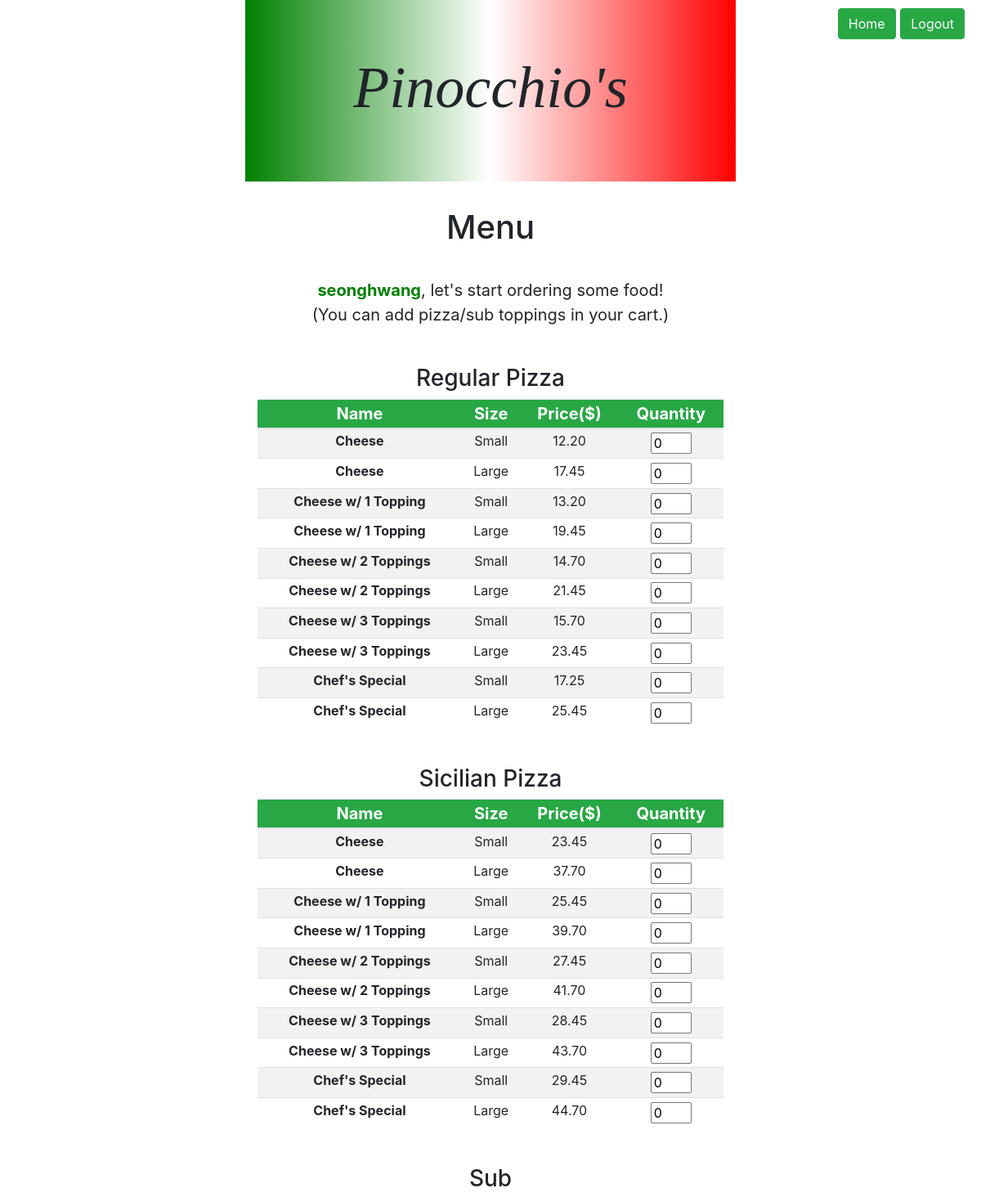
/menu (signed in, upper part), run on the app's committed database.
### orders/models.py (models this page shows, shortened)
class Menu(models.Model):
    FOOD_CHOICES = (
        ('RegularPizza', 'Regular Pizza'),
        ('SicilianPizza', 'Sicilian Pizza'),
        ("Sub", 'Sub'),
        ("Salad", 'Salad'),
        ("Pasta", 'Pasta'),
        ("DinnerPlatter", 'Dinner Platter'),
        ("PizzaTopping", 'Pizza Topping'),
        ("SubTopping", 'Sub Topping')
    )
    SIZE_CHOICES = (
        ("Small", "Small"),
        ("Large", "Large")
    )
    category = models.CharField(max_length=20, choices=FOOD_CHOICES)
    name = models.CharField(max_length=200)
    size = models.CharField(max_length=6, choices=SIZE_CHOICES, null=True, blank=True)
    price = models.DecimalField(max_digits=5, decimal_places=2)

### orders/views.py (the view)
# urls.py: path("menu", views.menu_view, name="menu"),
def menu_view(request):
    if not request.user.is_authenticated:
        return render(request, "orders/index.html")
    elif request.user.is_superuser:
        return HttpResponseRedirect(reverse("index"))
    else:
        context = {
            "user": request.user,
            "menu": Menu.objects.all()
        }
        return render(request, "orders/menu.html", context)

### orders/templates/orders/menu.html (shortened to what this page needs)
{% extends "orders/base.html" %}
 {% block heading %}
    Menu
 {% endblock %}
{% block body %}
<ul>
    <li><span style="color: green"><b>{{ user.username }}</b></span>, let's start ordering some food!</li>
    <li>(You can add pizza/sub toppings in your cart.)</li><br>
</ul>
<form action="{% url 'addtocart' %}" method="post">
<h3>Regular Pizza</h3>
<table class="table table-sm table-striped">
  <thead class="bg-success">
    <tr>
      <th scope="col">Name</th>
      <th scope="col">Size</th>
      <th scope="col">Price($)</th>
      <th scope="col">Quantity</th>
    </tr>
  </thead>
  <tbody>
    {% for regpizza in menu %}
    {% if regpizza.category == "RegularPizza" %}
    <tr>
        <th scope="row">{{ regpizza.name }}</th>
        <td>{{ regpizza.size }}</td>
        <td>{{ regpizza.price }}</td>
        <td><input name="{{ regpizza.id }}" type="number" value ="0" min="0" style="width:50px"></td>
    </tr>
        {% endif %}
        {% endfor %}
  </tbody>
</table><br>
<h3>Sicilian Pizza</h3>
<table class="table table-sm table-striped">
  <thead class="bg-success">
    <tr>
      <th scope="col">Name</th>
      <th scope="col">Size</th>
      <th scope="col">Price($)</th>
      <th scope="col">Quantity</th>
    </tr>
  </thead>
  <tbody>
    {% for sicpizza in menu %}
    {% if sicpizza.category == "SicilianPizza" %}
    <tr>
        <th scope="row">{{ sicpizza.name }}</th>
        <td>{{ sicpizza.size }}</td>
        <td>{{ sicpizza.price }}</td>
        <td><input name="{{ sicpizza.id }}" type="number" value ="0" min="0" style="width:50px"></td>
    </tr>
        {% endif %}
        {% endfor %}
  </tbody>
</table><br>
<h3>Sub</h3>
<br>
<br>
<br>
<br>
</form>
<div id="navfloat">
    <a class="btn btn-success" href="{% url 'index' %}" role="button">Home</a>
    <a class="btn btn-success" href="{% url 'logout' %}" role="button">Logout</a>
</div>
{% endblock %}

### orders/templates/orders/base.html (shortened to what this page needs)
<html>
    <head>
        <link rel="stylesheet" href="https://stackpath.bootstrapcdn.com/bootstrap/4.1.1/css/bootstrap.min.css">
        <link rel="stylesheet" href="/static/orders/style.css">
    </head>
    <body>
        <div class="jumbotron jumbotron-fluid col-lg-6 col-md-6 col-sm-6" style = "background:linear-gradient(to right, green, white, red)">
            <h1 class="display-3" id="heading">Pinocchio's</h1>
        </div>
        <div class="col-lg-6 col-md-6 col-sm-6 float-md-center">
            <h1>{% block heading %}{% endblock %}</h1><br>
            {% block body %}
            {% endblock %}
        </div>
        <br><br><br><hr>
    </body>
</html>

### orders/static/orders/style.css (style rules this page uses)
#heading { text-align: center; font-family: Georgia; font-style: italic; }
body { max-width: 2000px; margin: auto; font-size: 20px; }
div { text-align: center; margin: auto; }
form { display: block; }
ul { list-style-type: none; padding-left: 0; }
#navfloat { position: fixed; top: 10px; right: 20px; }
thead { font-size: 20px; color: white; }
table { text-align:center; }

### data on the page
Menu: name "Cheese", size "Small", price "12.20"
Menu: name "Cheese", size "Large", price "17.45"
Menu: name "Cheese w/ 1 Topping", size "Small", price "13.20"
Menu: name "Cheese w/ 1 Topping", size "Large", price "19.45"
Menu: name "Cheese w/ 2 Toppings", size "Small", price "14.70"
Menu: name "Cheese w/ 2 Toppings", size "Large", price "21.45"
Menu: name "Cheese w/ 3 Toppings", size "Small", price "15.70"
Menu: name "Cheese w/ 3 Toppings", size "Large", price "23.45"
Menu: name "Chef's Special", size "Small", price "17.25"
Menu: name "Chef's Special", size "Large", price "25.45"
Menu: name "Cheese", size "Small", price "23.45"
Menu: name "Cheese", size "Large", price "37.70"
Menu: name "Cheese w/ 1 Topping", size "Small", price "25.45"
Menu: name "Cheese w/ 1 Topping", size "Large", price "39.70"
Menu: name "Cheese w/ 2 Toppings", size "Small", price "27.45"
Menu: name "Cheese w/ 2 Toppings", size "Large", price "41.70"
Menu: name "Cheese w/ 3 Toppings", size "Small", price "28.45"
Menu: name "Cheese w/ 3 Toppings", size "Large", price "43.70"
Menu: name "Chef's Special", size "Small", price "29.45"
Menu: name "Chef's Special", size "Large", price "44.70"

### other printed values
{{ user.username }} "seonghwang"
